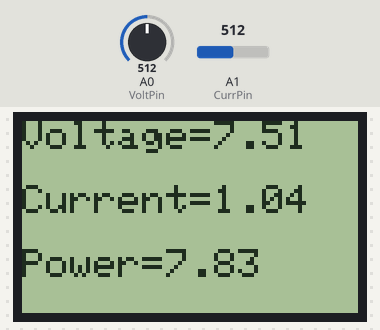
Recording of a sketch running on a simulated Arduino Uno, built with avr-gcc and run on an emulated ATmega328P. On the bench: 84×48 one-colour display. The inputs (shaded band) are chosen by the test bench; at power-on: A0 (VoltPin) = 512, A1 (CurrPin) = 512.

Above: at 3.2 s.
3.3 s: A0 (VoltPin) set to 716
At 4.3 s:
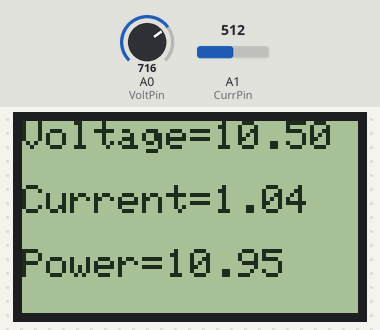
5.1 s: A1 (CurrPin) set to 716
At 6.2 s:
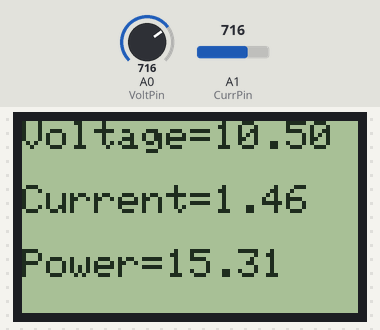
6.6 s: A0 (VoltPin) set to 900
At 7.0 s:
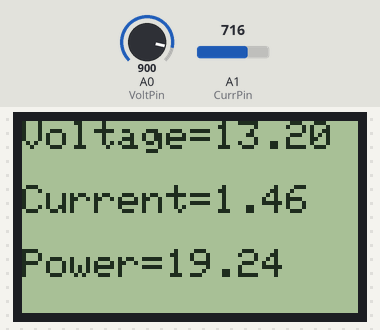
8.2 s: A1 (CurrPin) set to 900
At 8.9 s:
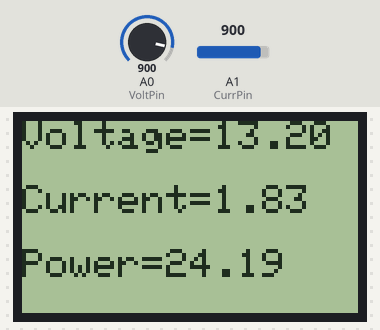
9.7 s: A0 (VoltPin) set to 1023
At 10.9 s:
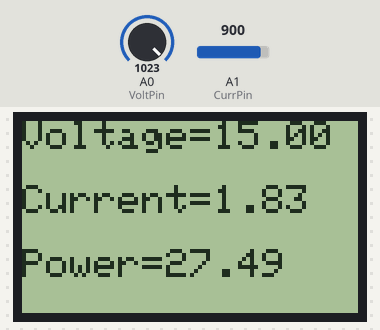
11.3 s: A1 (CurrPin) set to 1023
At 11.7 s:
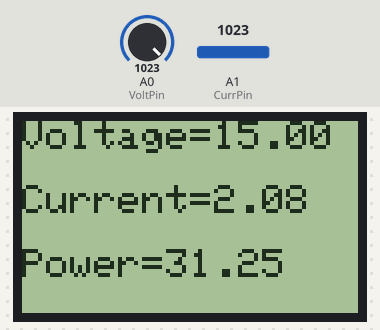
Timing chart, 0 to 13.8 s (numbered marks = the images above; inputs shaded):
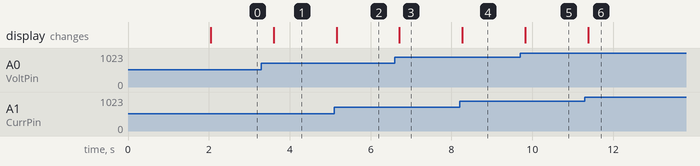

The sketch:

____________________.ino
```cpp
#include "adafruit_gfx.h"
#include "adafruit_pcd8544.h"

#define VoltPin A0  // Voltage pin
#define CurrPin A1  // Current pin

float kVD = 3;    // Коэффициент делителя напряжения
float kI = 2.4;   // Коэффициент для пересчета тока нагрузки - в нашем случае значение резистора Rg

// pin 7 - Serial clock out (SCLK)
// pin 6 - Serial data out (DIN)
// pin 5 - Data/Command select (D/C)
// pin 4 - LCD chip select (CS)
// pin 3 - LCD reset (RST)
Adafruit_PCD8544 display = Adafruit_PCD8544(7, 6, 5, 4, 3);

int VoltageValue;
int CurrentValue;
float voltage;
float current;

void setup()   {
  display.begin();
  display.setContrast(40);    // установка контрастности дисплея
  delay(1000);
  display.clearDisplay();     // очистка экрана и буфера
  display.setTextSize(1);     // установка размера текста
  display.setTextColor(BLACK);
  delay(1000);
}

void loop() {
  VoltageValue = analogRead(VoltPin);               // считываем значение аналогового входа (напряжение)
  CurrentValue = analogRead(CurrPin);               // считываем значение аналогового входа (ток)
  voltage = VoltageValue * (5.0 / 1023.0) * kVD;    // расчет напряжения
  current = (CurrentValue * (5.0 / 1023.0)) / kI;   // расчет тока

  display.clearDisplay();              // очистка экрана и буфера
  display.setCursor(0,0);              // установка курсора в позицию 0,0

  display.print("Voltage=");           // вывод надписи
  display.println(voltage);            // вывод значения напряжения с переводом строки
  display.println();                   // перевод строки

  display.print("Current=");
  display.println(current);
  display.println();

  display.print("Power=");
  display.println(current * voltage);  // расчет мощности

  display.display();                   // вывод данных на дисплей

  delay(500);                          // задержка 500 мс
}
```

Measured:
- after the input at 3.3 s, the display: changes after 0.30 s (image 1)
- after the input at 5.1 s, the display: changes after 0.06 s (image 2)
- after the input at 6.6 s, the display: changes after 0.11 s (image 3)
- after the input at 8.2 s, the display: changes after 0.07 s (image 4)
- after the input at 9.7 s, the display: changes after 0.12 s (image 5)
- after the input at 11.3 s, the display: changes after 0.08 s (image 6)
